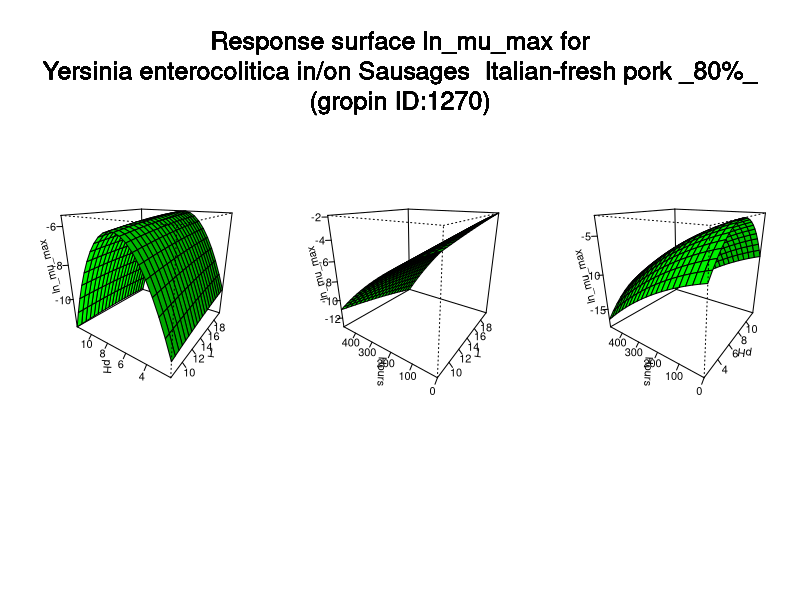

Source code (R):
#############################
# start of Parameter script
#############################
T <- seq(8.008,19.98001998002,length.out=21)
pH <- seq(2.002,11.988011988012,length.out=21)
Hours <- seq(0,479.52047952048,length.out=21)
#############################
# end of Parameter script
#############################
############################# 
# start of Model script Gropin ID 1270 
#############################
 
# constant coefficients for this model
 
variables <- data.frame(T,pH,Hours)
argumentsPar <- expand.grid(variables)
 
# heart of the model
response_surface <- function(T,pH,Hours) {
   mumax <-13.616*(-1)+0.203*T+3.0026*pH+8.42249*((17.4+0.0311*Hours+0.001036*T*Hours)/100)-0.00629*T*pH+0.11391*T*((17.4+0.0311*Hours+0.001036*T*Hours)/100)-0.00217*T^2-0.2171*pH^2-93.4381*((17.4+0.0311*Hours+0.001036*T*Hours)/100)^2

return(mumax=mumax)
} 

# output parameters
responseSurface <- cbind(argumentsPar,response_surface(argumentsPar['T'],argumentsPar['pH'],argumentsPar['Hours']))
colnames(responseSurface) <- c(colnames(argumentsPar),'lnmumax')
#############################
# End of Model script
#############################
############################# 
# start of Visualisation script Gropin ID 1270 
#############################
argPar1 <- expand.grid(T,pH)
argPar2 <- expand.grid(T,Hours)
argPar3 <- expand.grid(pH,Hours)
z1 <- matrix(unlist(response_surface(argPar1[1],argPar1[2],Hours[10])),nrow=21)
z2 <- matrix(unlist(response_surface(argPar2[1],pH[10],argPar2[2])),nrow=21)
z3 <- matrix(unlist(response_surface(T[10],argPar3[1],argPar3[2])),nrow=21)
par(mfrow = c(1,3))
persp(T,pH,z1,col = 'green',xlab='T',ylab='pH',zlab='ln_mu_max',theta=305,phi=20,shade=0.25,ticktype = 'detailed')
persp(T,Hours,z2,col = 'green',xlab='T',ylab='Hours',zlab='ln_mu_max',theta=305,phi=20,shade=0.25,ticktype = 'detailed')
persp(pH,Hours,z3,col = 'green',xlab='pH',ylab='Hours',zlab='ln_mu_max',theta=305,phi=20,shade=0.25,ticktype = 'detailed')
mtext('Response surface ln_mu_max for
Yersinia enterocolitica in/on Sausages  Italian-fresh pork _80%_
(gropin ID:1270)',outer=T,  cex=1.5, line=-8.5, side=3)
#############################
# End of Visualisation script
#############################
